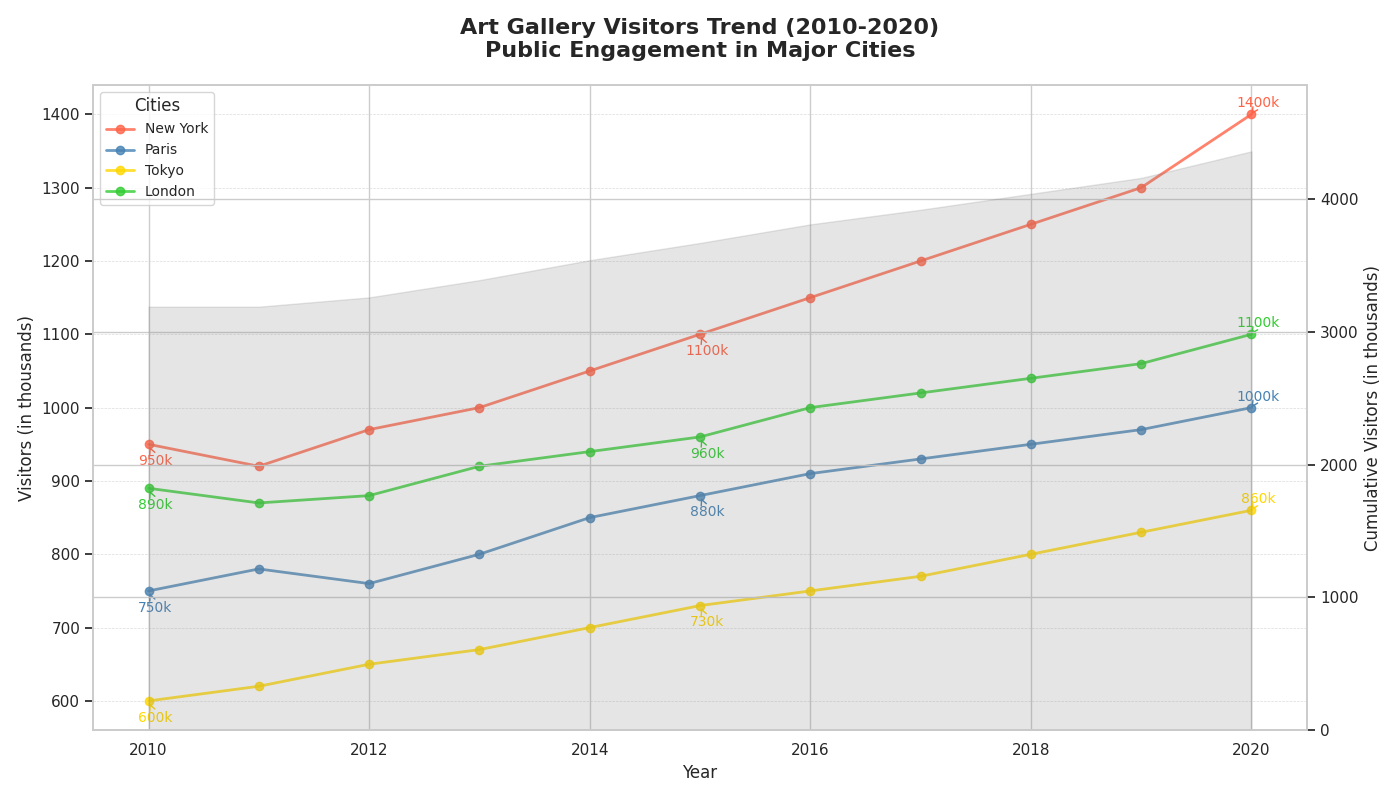

Python code for this plot:
import matplotlib.pyplot as plt
import numpy as np

# Data: Art gallery visitors (in thousands) from 2010 to 2020
years = np.arange(2010, 2021)
gallery_visitors = {
    'New York': [950, 920, 970, 1000, 1050, 1100, 1150, 1200, 1250, 1300, 1400],
    'Paris': [750, 780, 760, 800, 850, 880, 910, 930, 950, 970, 1000],
    'Tokyo': [600, 620, 650, 670, 700, 730, 750, 770, 800, 830, 860],
    'London': [890, 870, 880, 920, 940, 960, 1000, 1020, 1040, 1060, 1100]
}

# Calculate cumulative visitors each year across remaining cities
cumulative_visitors = np.sum(list(gallery_visitors.values()), axis=0)

# Setup the plot
fig, ax1 = plt.subplots(figsize=(14, 8))

# Colors for each city line
colors = ['#FF6347', '#4682B4', '#FFD700', '#32CD32']

# Plot data for each city with lines
for (city, visitors), color in zip(gallery_visitors.items(), colors):
    ax1.plot(years, visitors, '-o', label=city, color=color, linewidth=2, markersize=6, alpha=0.8)
    
    # Annotate for key data points for each city
    midpoint_index = len(years) // 2
    key_points = [(years[0], visitors[0]), (years[midpoint_index], visitors[midpoint_index]), (years[-1], visitors[-1])]
    for (year, visitor) in key_points:
        ax1.annotate(f'{visitor}k', xy=(year, visitor), xytext=(5, -15 if visitor < max(visitors) else 5), 
                     textcoords='offset points', arrowprops=dict(arrowstyle='->', color=color), 
                     fontsize=10, color=color, ha='center')

# Plot cumulative visitors as an area plot
ax2 = ax1.twinx()
ax2.fill_between(years, 0, cumulative_visitors, color='gray', alpha=0.2)
ax2.set_ylabel('Cumulative Visitors (in thousands)', fontsize=12)
ax2.set_ylim(0, np.max(cumulative_visitors) + 500)

# Set titles and labels
ax1.set_title('Art Gallery Visitors Trend (2010-2020)\nPublic Engagement in Major Cities', 
              fontsize=16, fontweight='bold', pad=20)
ax1.set_xlabel('Year', fontsize=12)
ax1.set_ylabel('Visitors (in thousands)', fontsize=12)

# Add legends
ax1.legend(title='Cities', loc='upper left', fontsize=10)

# Add grid for clarity
ax1.grid(True, which='both', axis='y', linestyle='--', linewidth=0.5, alpha=0.7)

# Ensure tight layout for readability
plt.tight_layout()

# Show the plot
plt.show()
